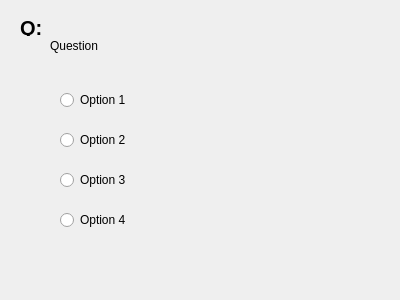
<?xml version="1.0" encoding="UTF-8"?>
<ui version="4.0">
 <class>Form</class>
 <widget class="QWidget" name="Form">
  <property name="geometry">
   <rect>
    <x>0</x>
    <y>0</y>
    <width>400</width>
    <height>300</height>
   </rect>
  </property>
  <property name="windowTitle">
   <string>Form</string>
  </property>
  <widget class="QRadioButton" name="option_1_button">
   <property name="geometry">
    <rect>
     <x>60</x>
     <y>90</y>
     <width>100</width>
     <height>20</height>
    </rect>
   </property>
   <property name="text">
    <string>Option 1</string>
   </property>
  </widget>
  <widget class="QRadioButton" name="option_2_button">
   <property name="geometry">
    <rect>
     <x>60</x>
     <y>130</y>
     <width>100</width>
     <height>20</height>
    </rect>
   </property>
   <property name="text">
    <string>Option 2</string>
   </property>
  </widget>
  <widget class="QRadioButton" name="option_3_button">
   <property name="geometry">
    <rect>
     <x>60</x>
     <y>170</y>
     <width>100</width>
     <height>20</height>
    </rect>
   </property>
   <property name="text">
    <string>Option 3</string>
   </property>
  </widget>
  <widget class="QRadioButton" name="option_4_button">
   <property name="geometry">
    <rect>
     <x>60</x>
     <y>210</y>
     <width>100</width>
     <height>20</height>
    </rect>
   </property>
   <property name="text">
    <string>Option 4</string>
   </property>
  </widget>
  <widget class="QLabel" name="label">
   <property name="geometry">
    <rect>
     <x>20</x>
     <y>20</y>
     <width>60</width>
     <height>16</height>
    </rect>
   </property>
   <property name="font">
    <font>
     <pointsize>15</pointsize>
     <weight>75</weight>
     <bold>true</bold>
    </font>
   </property>
   <property name="text">
    <string>Q:</string>
   </property>
  </widget>
  <widget class="QLabel" name="question_label">
   <property name="geometry">
    <rect>
     <x>50</x>
     <y>20</y>
     <width>321</width>
     <height>51</height>
    </rect>
   </property>
   <property name="text">
    <string>Question</string>
   </property>
  </widget>
 </widget>
 <resources/>
 <connections/>
</ui>
